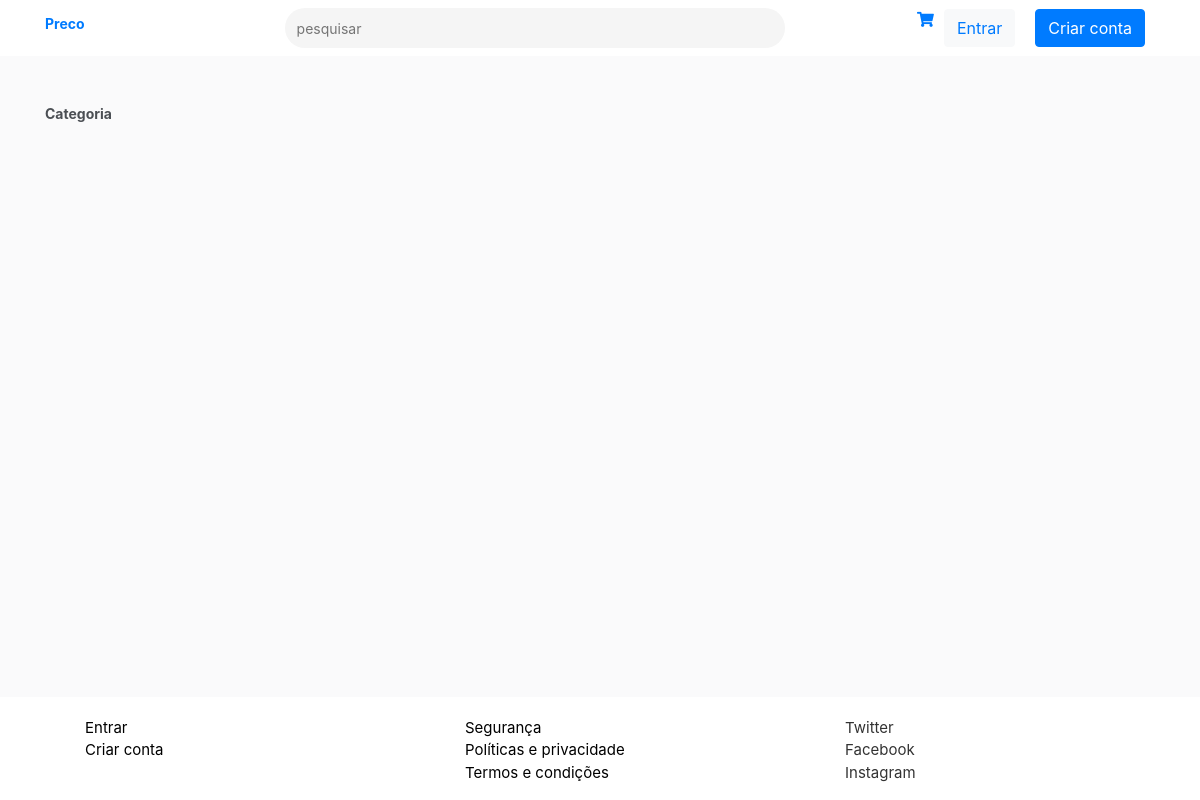
/product/, run on an earlier commit of the app's database.
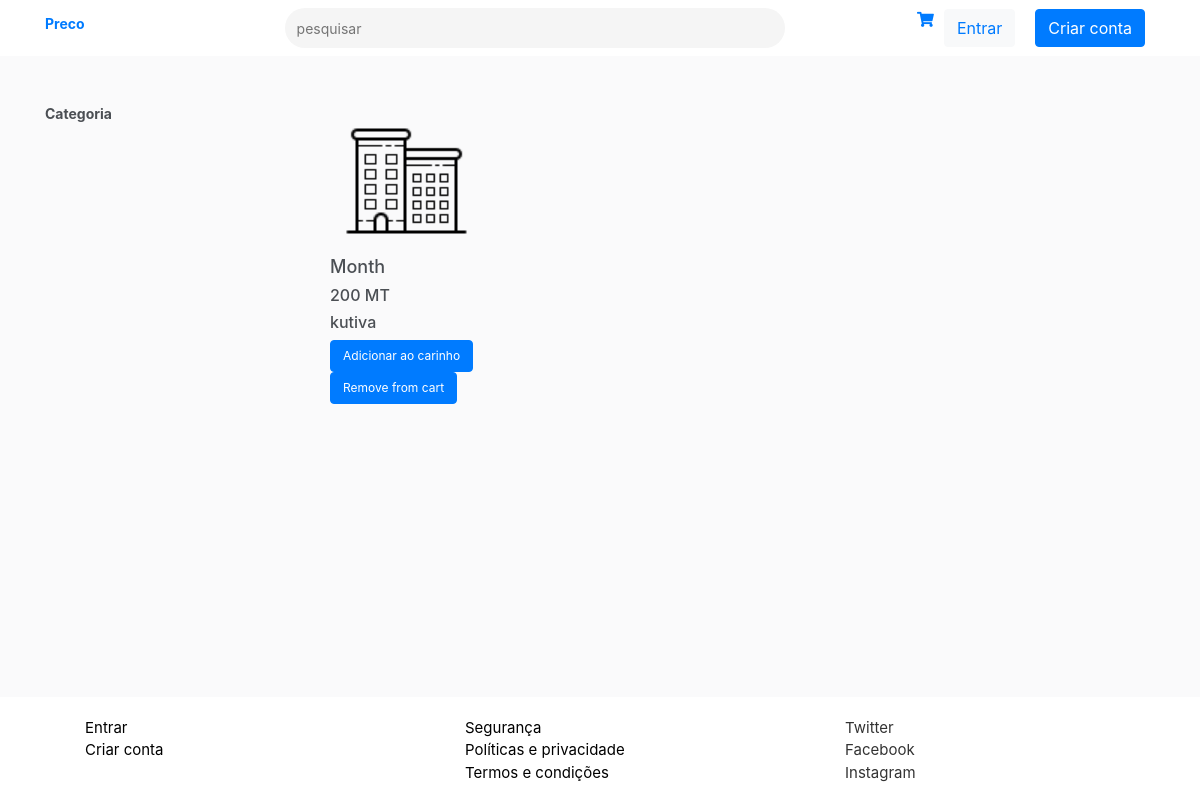
And on a later commit of the database.
### dashboard/models.py (models this page shows, shortened)
class Product(models.Model):
    name = models.CharField(max_length=30, blank=True)
    categories = models.ForeignKey(Category, on_delete=models.CASCADE)
    price = models.IntegerField()
    description = models.TextField(max_length=30, blank=True)
    company = models.ForeignKey(Company, on_delete=models.CASCADE)
    discount = models.CharField(max_length=30, blank=True)

### account/models.py (models this page shows, shortened)
class Company(models.Model):
    user = models.OneToOneField(settings.AUTH_USER_MODEL, on_delete=models.CASCADE)
    commercial_name = models.CharField(max_length=30, blank=False, unique=False)
    company_logo = models.ImageField(upload_to='company_logo/', default='company_logo/default.jpg')
    address = models.CharField(max_length=30, blank=True)
    categories = models.ForeignKey(Category, on_delete=models.CASCADE, blank=True,unique=False, default=1)
    created_date = models.DateTimeField(default=timezone.now)
    uploaded_at = models.DateTimeField(blank=True, null=True)

### price/views.py (the view)
# urls.py: path("product/", views.product, name="product"),
def product(request):
    categories = Category.objects.filter(type="produto")
    products = Product.objects.all()
    return render(request, 'products.html', {'products': products, 'categories': categories})

### price/templates/products.html (shortened to what this page needs)
{% extends "price/layout/base.html" %}
{% load staticfiles %}
{% load staticfiles %}
{% block styles %}
<link rel="stylesheet" href="{% static 'stylesheet/main.css' %}">
<link rel="stylesheet" href="https://use.fontawesome.com/releases/v5.7.2/css/all.css">
{% endblock %}
{% block content %}
<main>
    {% include "price/layout/navegation.html" %}
    <div class="container">
        <div class="row">
            <div class="col-md-3">
                <aside>
                    <nav>
                        <h1 class="category">Categoria</h1>
                    </nav>
                </aside>
            </div>
            <div class="col-md-8">
                <div class="row">
                    {% for product in products %}
                    <div class="col-md-3">
                        <div class="products">
                            <img src="{{ product.company.company_logo.url }}" alt="{{ company.commercial_name }} logo ">
                            <h2>{{ product.name }}</h2>
                            <h3>{{ product.price }} MT</h3>
                            <h3>{{ product.company.commercial_name }}</h3>
                            <a href="{% url 'add_to_cart' product.id   %}">
                                <button type="button" class="btn btn-primary add">Adicionar ao carinho</button>
                            </a>
                             <a href="{% url 'remove_from_cart' product.id   %}">
                                <button type="button" class="btn btn-primary add">Remove from cart</button>
                            </a>
                        </div>
                    </div>
                    {% endfor %}
                </div>
            </div>
        </div>
    </div>
</main>
{% include "price/layout/footer.html" %}
{% endblock %}

### price/templates/price/layout/base.html (shortened to what this page needs)
{% load staticfiles %}
<!DOCTYPE html>
<html lang="en">
<head>
    <link rel="stylesheet" href="https://use.fontawesome.com/releases/v5.7.2/css/all.css">
    <link rel="stylesheet" href="{% static 'stylesheet/price/main.css' %}">
    <link rel="stylesheet" href="https://stackpath.bootstrapcdn.com/font-awesome/4.7.0/css/font-awesome.min.css">
    <link rel="stylesheet" href="https://maxcdn.bootstrapcdn.com/bootstrap/4.0.0/css/bootstrap.min.css">
    <link rel="stylesheet" href="{% static 'stylesheet/main.css' %}">
    {% block styles %}
    {% endblock %}
</head>
    <body>
        {% block  content %}
        {%  endblock%}
    </body>
</html>

### price/templates/price/layout/navegation.html (shortened to what this page needs)
{% load staticfiles %}
<nav class="navbar navbar-expand-lg navbar-light bg-light" >
    <div class="container">
        <a href=""><h1>Preco</h1></a>
    <div class="collapse navbar-collapse" id="navbarSupportedContent">
        <div class="navbar-nav mr-auto">
            <input type="search" placeholder="pesquisar" style="color: #fff">
        </div>
         {% if user.is_authenticated %}
        <ul class="navbar-nav">
            <li class="shop-cart"><a href="{% url 'order-summary' %}"><i class="fas fa-shopping-cart"></i>
                    {% if order.product %}
                    <span class="cart-number-order" >
                         {{ order.product.all.count }}
                        </span>
                    {% endif %}
            </a></li>
            <div class="dropdown">
  <li class=" dropdown-toggle user"id="dropdownMenuButton" data-toggle="dropdown" aria-haspopup="true" aria-expanded="false">
      <i class="fas fa-user"></i>
  </li>
      <div class="dropdown-menu" aria-labelledby="dropdownMenuButton">
        <a class="dropdown-item" href="{%  url 'logout' %}">Logout</a>
      </div>
    </div>
        </ul>
          {% else %}
                        <ul class="navbar-nav">
            <li ><a href="{% url 'order-summary' %}"><i class="fas fa-shopping-cart"></i>
            </a></li>
            <button  class="btn btn-light" style="color: #3949ab;"><a href=" {% url 'signin' %}" title="" >Entrar</a></button>
            <button  class="btn btn-primary"><a href=" {% url 'signup' %}" title="" class="create-account" >Criar conta</a></button>
        </ul>
                {% endif %}
    </div>
    </div>
</nav>

### price/templates/price/layout/footer.html
<footer>
    <div class="container">
        <div class="row">
            <div class="col-md-4">
                <ul>
                    <li><a href=" {% url 'signin' %}" title="" >Entrar</a></li>
                    <li><a href=" {% url 'signup' %}" title="" >Criar conta</a></li>
                </ul>
            </div>
            <div class="col-md-4">
                <ul>
                    <li><a href=" {% url 'security' %}" title="" >Segurança</a></li>
                    <li><a href=" {% url 'policies' %}" title="" >Políticas e privacidade</a></li>
                    <li><a href=" {% url 'terms' %}" title="" >Termos e condições</a></li>
                </ul>
            </div>
            <div class="col-md-4">
                    <ul>
                            <li> Twitter</a></li>
                            <li>Facebook</a></li>
                            <li>Instagram</a></li>
                    </ul>
            </div>
        </div>
    </div>
</footer>

### price/static/stylesheet/main.css (style rules this page uses)
body { background-color:#fafafb; color:#4b4f54!important; font-size:15px!important; }
html, body { height:100%; margin:0; }
body { display:flex; flex-direction:column; }
.navbar { background-color: white !important; }
nav h1 { font-size: 14px; font-weight: bold; }
nav ul { list-style: none; padding:0; margin: 0; }
.products img { height: 150px; -webkit-filter: grayscale(100%); filter: gray; filter: grayscale(100%); }
.products h2 { font-size: 18px; }
.products h3 { font-size: 16px; }
.add { font-size: 12px !important ; }
.create-account { color: white !important; }
nav { margin-bottom: 50px; }
input[type="search"] { display: block; margin: 0 auto; margin-left: 200px; height: 40px; padding: 6px 12px; border: none; border-radius: 28px; background: whitesmoke; font-size: 14px; width: 500px; color: black; }
.navbar button { margin: 0 10px; }
footer { margin-top:auto; width: 100%; background-color: white; color:#333; }
footer ul { margin-top: 20px; list-style: none; }
footer a { color: black; }

What changed in the data, as far as the page shows it:
added Product: company.company_logo (placeholder picture), name "Month", price "200", company.commercial_name "kutiva"
